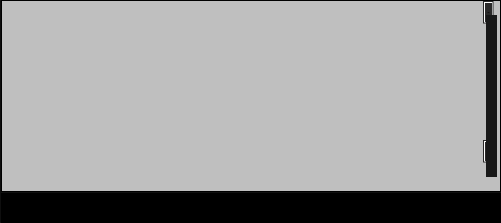
     <widget class="QFrame" name="PlaylistBox">
      <property name="sizePolicy">
       <sizepolicy hsizetype="Preferred" vsizetype="Ignored">
        <horstretch>0</horstretch>
        <verstretch>0</verstretch>
       </sizepolicy>
      </property>
      <property name="frameShape">
       <enum>QFrame::NoFrame</enum>
      </property>
      <layout class="QHBoxLayout" name="PlaylistBoxFirk">
       <property name="spacing">
        <number>0</number>
       </property>
       <property name="leftMargin">
        <number>0</number>
       </property>
       <property name="topMargin">
        <number>0</number>
       </property>
       <property name="rightMargin">
        <number>0</number>
       </property>
       <property name="bottomMargin">
        <number>0</number>
       </property>
       <item>
        <widget class="QTreeView" name="PlaylistsView">
         <property name="enabled">
          <bool>true</bool>
         </property>
         <property name="sizePolicy">
          <sizepolicy hsizetype="Ignored" vsizetype="Ignored">
           <horstretch>1</horstretch>
           <verstretch>0</verstretch>
          </sizepolicy>
         </property>
         <property name="minimumSize">
          <size>
           <width>1</width>
           <height>0</height>
          </size>
         </property>
         <property name="maximumSize">
          <size>
           <width>500</width>
           <height>16777215</height>
          </size>
         </property>
         <property name="sizeIncrement">
          <size>
           <width>0</width>
           <height>0</height>
          </size>
         </property>
         <property name="mouseTracking">
          <bool>false</bool>
         </property>
         <property name="acceptDrops">
          <bool>false</bool>
         </property>
         <property name="styleSheet">
          <string notr="true">QTreeView{
color:rgb(255, 255, 255);
background-color:rgb(16,16,16,0.8);

}

QTreeView::branch:has-siblings:!adjoins-item {
    border-image: url(img/stylesheet-vline.png) 0;
}

QTreeView::branch:has-siblings:adjoins-item {
    border-image: url(img/stylesheet-branch-more.png) 0;
}

QTreeView::branch:!has-children:!has-siblings:adjoins-item {
    border-image: url(img/stylesheet-branch-end.png) 0;
}

QTreeView::branch:has-children:!has-siblings:closed,
QTreeView::branch:closed:has-children:has-siblings {
        border-image: none;
        image: url(img/stylesheet-branch-closed.png);
}

QTreeView::branch:open:has-children:!has-siblings,
QTreeView::branch:open:has-children:has-siblings  {
        border-image: none;
        image: url(img/stylesheet-branch-open.png);
}</string>
         </property>
         <property name="verticalScrollBarPolicy">
          <enum>Qt::ScrollBarAlwaysOn</enum>
         </property>
         <property name="animated">
          <bool>true</bool>
         </property>
         <property name="headerHidden">
          <bool>true</bool>
         </property>
        </widget>
       </item>
       <item>
        <layout class="QVBoxLayout" name="verticalLayout_5">
         <property name="spacing">
          <number>0</number>
         </property>
         <property name="leftMargin">
          <number>0</number>
         </property>
         <item>
          <widget class="QListView" name="PlaylistView">
           <property name="minimumSize">
            <size>
             <width>500</width>
             <height>0</height>
            </size>
           </property>
           <property name="font">
            <font>
             <family>Chicago</family>
             <pointsize>10</pointsize>
             <weight>75</weight>
             <bold>true</bold>
            </font>
           </property>
           <property name="focusPolicy">
            <enum>Qt::NoFocus</enum>
           </property>
           <property name="acceptDrops">
            <bool>false</bool>
           </property>
           <property name="styleSheet">
            <string notr="true">

QScrollBar:vertical{
        background-color: #2A2929;
        width: 17px;
        margin: 14px 3px 14px 3px;
        border: 0px transparent;
        border-radius: 0px;
}

QScrollBar::handle:vertical{
        background-color: #181818;         /* #605F5F; */
        min-height: 5px;
}
QScrollBar::handle:vertical:hover{
        background-color: #B72E2B;         
        min-height: 5px;
}

QScrollBar::sub-line:vertical{
        margin: 3px 0px 3px 0px;
        border-image: url(img/SliderUp.png);
        height: 11px;
        width: 11px;
        subcontrol-position: top;
        subcontrol-origin: margin;
}

QScrollBar::add-line:vertical{
        margin: 3px 0px 3px 0px;
        border-image: url(img/SliderDown.png);
        height: 11px;
        width: 11px;
        subcontrol-position: bottom;
        subcontrol-origin: margin;
}

QScrollBar::sub-line:vertical:hover,QScrollBar::sub-line:vertical:on{
        border-image: url(img/SliderUpA.png);
        height: 11px;
        width: 11px;
        subcontrol-position: top;
        subcontrol-origin: margin;
}

QScrollBar::add-line:vertical:hover, QScrollBar::add-line:vertical:on{
        border-image: url(img/SliderDownA.png);
        height: 11px;
        width: 11px;
        subcontrol-position: bottom;
        subcontrol-origin: margin;
}

QScrollBar::up-arrow:vertical, QScrollBar::down-arrow:vertical{
        background: none;
}

QScrollBar::add-page:vertical, QScrollBar::sub-page:vertical{
        background: none;
}




QListView{
  background-color: rgb(0, 0, 0,0.2);
  color:rgb(255, 255, 255);
  border: 1px solid;
   outline: 0;
}

QListView {
    show-decoration-selected: 1; /* make the selection span the entire width of the view */
}

QListView::item {
   outline: 0;
}
QListView::item {

}

QListView  QAbstractItemView
{
     border: none;
}


QListView::item:selected {
    background: rgb(20,20,20,0.5);
    color:white;
}
QListView::item:selected:!active {
   background: rgb(20,20,20,0.5);
   color:white;
}

/*
QListView::item:alternate {
    background: #EEEEEE;
}

QListView::item:selected {
    border: 1px solid #6a6ea9;
}

QListView::item:selected:!active {
    background: qlineargradient(x1: 0, y1: 0, x2: 0, y2: 1,
                                stop: 0 #ABAFE5, stop: 1 #8588B2);
}

QListView::item:selected:active {
    background: qlineargradient(x1: 0, y1: 0, x2: 0, y2: 1,
                                stop: 0 #6a6ea9, stop: 1 #888dd9);
}

QListView::item:hover {
    background: qlineargradient(x1: 0, y1: 0, x2: 0, y2: 1,
                                stop: 0 #FAFBFE, stop: 1 #DCDEF1);
}

*/
QListWidget {padding: 0px;}
QListWidget::item { margin: 0px; }

/*




QListView{
  background-color: rgb(0,0, 0,0.2);
  color:rgb(255, 255, 255);
  border: 1px solid;
  outline: none;
}

QListView {
    show-decoration-selected:1;
}




*/







</string>
           </property>
           <property name="verticalScrollBarPolicy">
            <enum>Qt::ScrollBarAlwaysOn</enum>
           </property>
           <property name="horizontalScrollBarPolicy">
            <enum>Qt::ScrollBarAlwaysOff</enum>
           </property>
           <property name="autoScrollMargin">
            <number>0</number>
           </property>
           <property name="editTriggers">
            <set>QAbstractItemView::NoEditTriggers</set>
           </property>
           <property name="dragEnabled">
            <bool>true</bool>
           </property>
           <property name="dragDropMode">
            <enum>QAbstractItemView::NoDragDrop</enum>
           </property>
           <property name="selectionMode">
            <enum>QAbstractItemView::ExtendedSelection</enum>
           </property>
           <property name="selectionBehavior">
            <enum>QAbstractItemView::SelectItems</enum>
           </property>
          </widget>
         </item>
         <item>
          <widget class="QGroupBox" name="PlaylistCommandBar">
           <property name="styleSheet">
            <string notr="true">QGroupBox{
   background-color:black;
   border: none;
   border-top: 1px solid;
   border-color: rgb(16,16,16)
}</string>
           </property>
           <property name="flat">
            <bool>false</bool>
           </property>
           <property name="checkable">
            <bool>false</bool>
           </property>
           <layout class="QHBoxLayout" name="PlaylistCommandBarFirk">
            <property name="spacing">
             <number>0</number>
            </property>
            <property name="sizeConstraint">
             <enum>QLayout::SetDefaultConstraint</enum>
            </property>
            <property name="leftMargin">
             <number>0</number>
            </property>
            <property name="topMargin">
             <number>0</number>
            </property>
            <property name="rightMargin">
             <number>0</number>
            </property>
            <property name="bottomMargin">
             <number>0</number>
            </property>
            <item>
             <widget class="QPushButton" name="AddTreakPlaylist">
              <property name="minimumSize">
               <size>
                <width>30</width>
                <height>30</height>
               </size>
              </property>
              <property name="maximumSize">
               <size>
                <width>30</width>
                <height>30</height>
               </size>
              </property>
              <property name="autoFillBackground">
               <bool>false</bool>
              </property>
              <property name="styleSheet">
               <string notr="true">QPushButton{
  background-color: rgb(50, 50, 50,0);
  border: none;
  border-image: url(img/add-openNew.png);
}
QPushButton:hover{
  background-color: rgb(50, 50, 50,0);
  border: none;
  border-image: url(img/add-openNewA.png);
}

QPushButton:pressed{
  background-color: rgb(50, 50, 50,255);
  border: none;
  border-image: url(img/add-openNewA.png);

}</string>
              </property>
              <property name="text">
               <string/>
              </property>
              <property name="iconSize">
               <size>
                <width>30</width>
                <height>30</height>
               </size>
              </property>
              <property name="shortcut">
               <string notr="true"/>
              </property>
             </widget>
            </item>
            <item>
             <widget class="QPushButton" name="RemoveTreakPlaylist">
              <property name="minimumSize">
               <size>
                <width>30</width>
                <height>30</height>
               </size>
              </property>
              <property name="maximumSize">
               <size>
                <width>30</width>
                <height>30</height>
               </size>
              </property>
              <property name="styleSheet">
               <string notr="true">QPushButton{
  background-color: rgb(50, 50, 50,0);
  border: none;
  border-image: url(img/removeNew.png);
}
QPushButton:hover{
  background-color: rgb(50, 50, 50,0);
  border: none;
  border-image: url(img/removeNewA.png);
}

QPushButton:pressed{
  background-color: rgb(50, 50, 50,255);
  border: none;
  border-image: url(img/removeNewA.png);

}</string>
              </property>
              <property name="iconSize">
               <size>
                <width>30</width>
                <height>30</height>
               </size>
              </property>
              <property name="shortcut">
               <string notr="true"/>
              </property>
             </widget>
            </item>
            <item>
             <widget class="QPushButton" name="MenuPlaylist">
              <property name="minimumSize">
               <size>
                <width>30</width>
                <height>30</height>
               </size>
              </property>
              <property name="maximumSize">
               <size>
                <width>30</width>
                <height>30</height>
               </size>
              </property>
              <property name="styleSheet">
               <string notr="true">QPushButton{
  background-color: rgb(50, 50, 50,0);
  border: none;
  border-image: url(img/menuplaylistNew.png);
}
QPushButton:hover{
  background-color: rgb(50, 50, 50,0);
  border: none;
  border-image: url(img/menuplaylistNewA.png);
}

QPushButton:pressed{
  background-color: rgb(50, 50, 50,255);
  border: none;
  border-image: url(img/menuplaylistNewA.png);

}</string>
              </property>
              <property name="text">
               <string/>
              </property>
              <property name="iconSize">
               <size>
                <width>30</width>
                <height>30</height>
               </size>
              </property>
              <property name="shortcut">
               <string notr="true"/>
              </property>
             </widget>
            </item>
            <item>
             <spacer name="horizontalSpacer_3">
              <property name="orientation">
               <enum>Qt::Horizontal</enum>
              </property>
              <property name="sizeType">
               <enum>QSizePolicy::Expanding</enum>
              </property>
              <property name="sizeHint" stdset="0">
               <size>
                <width>40</width>
                <height>20</height>
               </size>
              </property>
             </spacer>
            </item>
           </layout>
          </widget>
         </item>
        </layout>
       </item>
      </layout>
     </widget>
